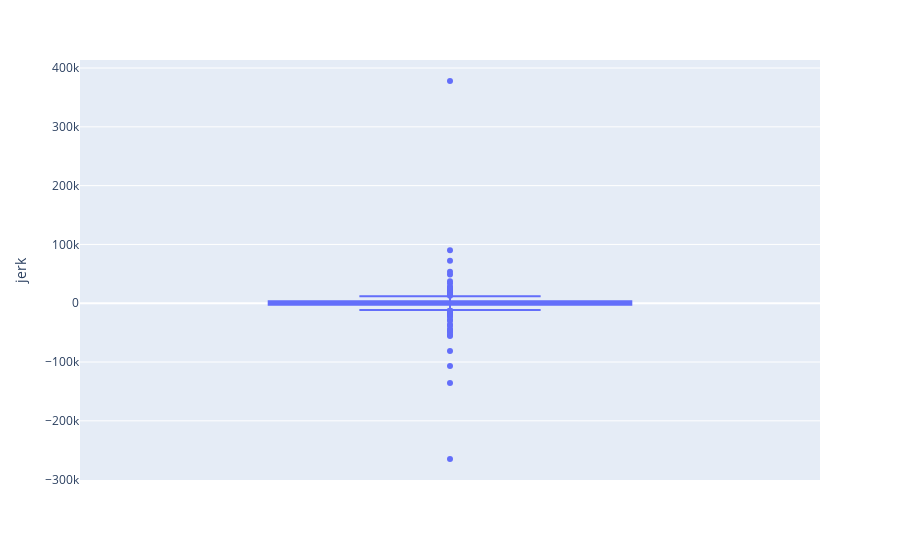

The notebook cell saved with this chart:
### Code cell
# boxplot of g_force column
import plotly.express as px

fig = px.box(updated_df, y="jerk")
fig.show()

### Figure 1 — Plotly figure (JSON) as saved in the notebook; plotly's stock layout.template omitted (floating-point values rounded to 4 significant figures; data arrays with more than 128 entries replaced by an {"elided": "..."} marker saying what was removed)
{"data": [{"alignmentgroup": "True", "hovertemplate": "jerk=%{y}<extra></extra>", "legendgroup": "", "marker": {"color": "#636efa"}, "name": "", "notched": false, "offsetgroup": "", "orientation": "v", "showlegend": false, "type": "box", "x0": " ", "xaxis": "x", "y": {"elided": "266 float values"}, "y0": " ", "yaxis": "y"}], "layout": {"boxmode": "group", "legend": {"tracegroupgap": 0}, "margin": {"t": 60}, "xaxis": {"anchor": "y", "domain": [0, 1]}, "yaxis": {"anchor": "x", "domain": [0, 1], "title": {"text": "jerk"}}}}
